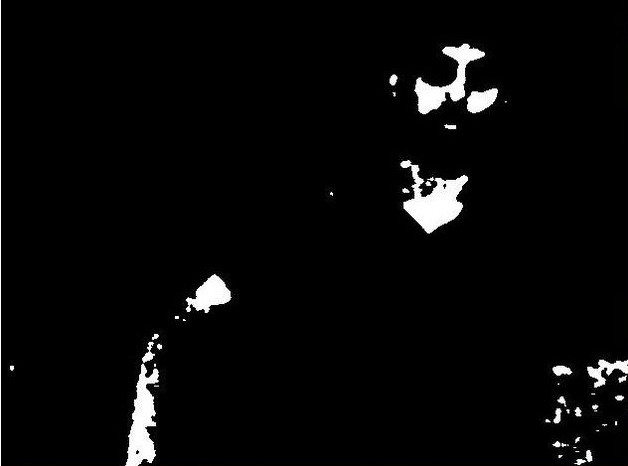
#> input picture RoKEh.jpg, 628 x 466 px
$ python contours_connectivities.py
#> lines starting #> are read from the running program, lines starting #| are printed output that depends on the picture; after the words box and inside, x2 and y2 are one past the last pixel; in counts of white or black regions, pixels touching at a corner belong together
# url: http://dsp.stackexchange.com/questions/2564/opencv-c-connect-nearby-contours-based-on-distance-between-them

import cv2
import numpy as np
from shapely.geometry import Polygon


def find_if_close(cnt1, cnt2, dist_min=50):
    row1, row2 = cnt1.shape[0], cnt2.shape[0]
    for i in xrange(row1):
        for j in xrange(row2):
            dist = np.linalg.norm(cnt1[i] - cnt2[j])
            if abs(dist) < dist_min:
                return True
            elif i == row1 - 1 and j == row2 - 1:
                return False


def unified_contours_brute_force(contours, dist_min=50):
    LENGTH = len(contours)
    status = np.zeros((LENGTH, 1))

    for i, cnt1 in enumerate(contours):
        x = i

        if i != LENGTH - 1:
            for j, cnt2 in enumerate(contours[i + 1:]):
                x = x + 1
                dist = find_if_close(cnt1, cnt2, dist_min)
                if dist:
                    val = min(status[i], status[x])
                    status[x] = status[i] = val
                else:
                    if status[x] == status[i]:
                        status[x] = i + 1

    unified = []
    maximum = int(status.max()) + 1
    for i in xrange(maximum):
        pos = np.where(status == i)[0]
        if pos.size != 0:
            cont = np.vstack(contours[i] for i in pos)
            hull = cv2.convexHull(cont)
            unified.append(hull)
    return unified


def test_unified_contours_brute_force(contours, img):
    unified = unified_contours_brute_force(contours)

    cv2.drawContours(img, unified, -1, (0, 255, 0), 2)
    # [5 lines of commented-out code are left out]


def test_unified_contours_morpho(contours, img, thresh):
    img_contours = thresh.copy()
    cv2.drawContours(img_contours, contours, -1, (255, 0, 0), -1)

    img_morpho = np.zeros((width, height, 1), np.uint8)

    nb_times = 1
    pts_hull = []
    for i in range(nb_times):
        scale = 8
        kernel = cv2.getStructuringElement(cv2.MORPH_ELLIPSE, (8 * scale, 8 * scale))
        img_morpho = cv2.morphologyEx(img_contours, cv2.MORPH_CLOSE, kernel)

        tup_results = cv2.findContours(img_morpho, cv2.RETR_EXTERNAL, 2)  #
        cts, hier = tup_results[len(tup_results) == 3:]

        pts_hull = [cv2.convexHull(contour, returnPoints=True) for contour in cts]
        cv2.drawContours(img_contours, pts_hull, -1, (255, 255, 0), -1)

    pts_hull = [cv2.convexHull(contour, returnPoints=True) for contour in cts]
    cv2.drawContours(img, pts_hull, -1, (255, 255, 0), 2)


if __name__ == '__main__':
    img = cv2.imread('RoKEh.jpg')
#> img is the input picture: shape (466, 628, 3); mean B, G, R 8.2, 8.1, 8.1
    gray = cv2.cvtColor(img, cv2.COLOR_BGR2GRAY)
    ret, thresh = cv2.threshold(gray, 127, 255, 0)
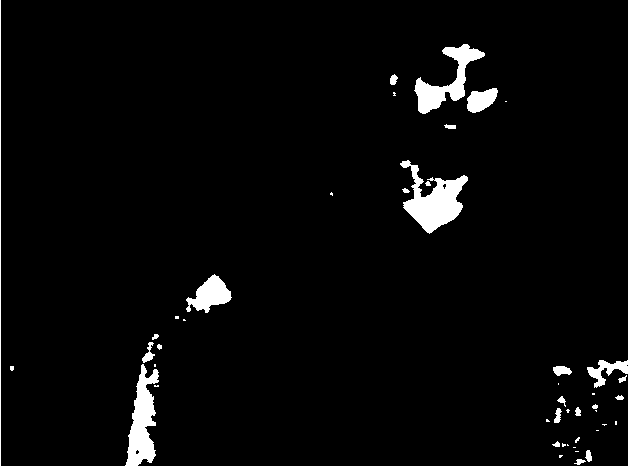
#> thresh: shape (466, 628); 3.1% white; 46 white regions (22 under 20 px)
    tup_results = cv2.findContours(thresh, cv2.RETR_EXTERNAL, 2)  #
#> tup_results = 46 contours, 29 with area under 20; largest, box (x1, y1, x2, y2) and area: (400, 160, 468, 234) 2114, (125, 364, 159, 466) 1716, (414, 44, 485, 114) 1522, (186, 274, 232, 313) 876, (467, 88, 498, 113) 477
    contours, hier = tup_results[len(tup_results) == 3:]
#> contours has the same summary as tup_results

    b_use_morpho = True
    if b_use_morpho:
        width, height = thresh.shape[:2]
#> width = 466; height = 628
        # test_unified_contours_morpho(contours, img, thresh)
        import timeit
        print(timeit.timeit("test_unified_contours_morpho(contours, img, thresh)",
                            setup="from __main__ import test_unified_contours_morpho, contours, img, thresh",
                            number=1)
              )
#> in test_unified_contours_morpho, `cv2.drawContours(img, pts_hull, -1, (255, 255, 0), 2)`:
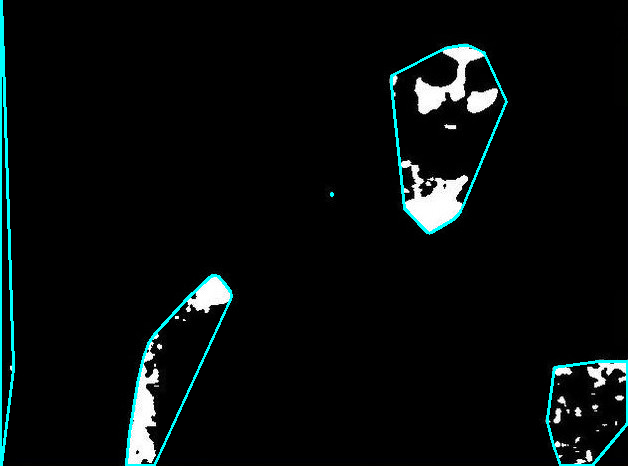
#> img: shape (466, 628, 3); 1.97% of pixels changed, all inside (x1, y1, x2, y2) = (0, 0, 628, 466)
        cv2.imshow('img', img)
        cv2.waitKey(0)

    b_use_brute_force = False
    if b_use_brute_force:
        # test_unified_contours_brute_force(contours, img)
        import timeit
        print(timeit.timeit("test_unified_contours_brute_force(contours, img)",
                            setup="from __main__ import test_unified_contours_brute_force, contours, img",
                            number=1)
              )
        cv2.imshow('image', img)
        # cv2.imshow('thresh', thresh)
        cv2.waitKey(0)
